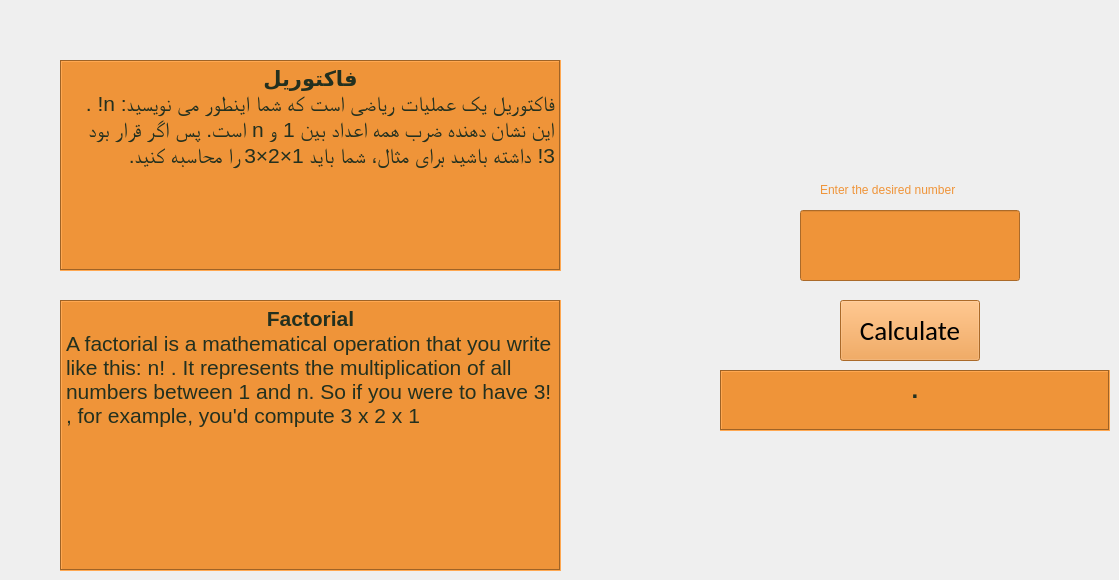
    <widget class="QWidget" name="factorial">
     <attribute name="title">
      <string>Factorial</string>
     </attribute>
     <widget class="QTextBrowser" name="factorial_fa">
      <property name="geometry">
       <rect>
        <x>60</x>
        <y>60</y>
        <width>501</width>
        <height>211</height>
       </rect>
      </property>
      <property name="styleSheet">
       <string notr="true">background-color:#ef9439;
color:#23301f;
font: 75 8pt &quot;0 Titr Bold&quot;;</string>
      </property>
      <property name="frameShape">
       <enum>QFrame::Box</enum>
      </property>
      <property name="html">
       <string>&lt;!DOCTYPE HTML PUBLIC &quot;-//W3C//DTD HTML 4.0//EN&quot; &quot;http://www.w3.org/TR/REC-html40/strict.dtd&quot;&gt;
&lt;html&gt;&lt;head&gt;&lt;meta name=&quot;qrichtext&quot; content=&quot;1&quot; /&gt;&lt;style type=&quot;text/css&quot;&gt;
p, li { white-space: pre-wrap; }
&lt;/style&gt;&lt;/head&gt;&lt;body style=&quot; font-family:'0 Titr Bold'; font-size:8pt; font-weight:72; font-style:normal;&quot;&gt;
&lt;p align=&quot;center&quot; dir='rtl' style=&quot; margin-top:0px; margin-bottom:0px; margin-left:0px; margin-right:0px; -qt-block-indent:0; text-indent:0px;&quot;&gt;&lt;span style=&quot; font-family:'B Bad'; font-size:16pt; font-weight:600;&quot;&gt;فاکتوریل&lt;/span&gt;&lt;/p&gt;
&lt;p align=&quot;right&quot; dir='rtl' style=&quot; margin-top:0px; margin-bottom:0px; margin-left:0px; margin-right:0px; -qt-block-indent:0; text-indent:0px;&quot;&gt;&lt;span style=&quot; font-family:'B Roya'; font-size:16pt;&quot;&gt;فاکتوریل یک عملیات ریاضی است که شما اینطور می نویسید: n! . این نشان دهنده ضرب همه اعداد بین 1 و n است. پس اگر قرار بود 3! داشته باشید برای مثال، شما باید 1×2×3 را محاسبه کنید.&lt;/span&gt;&lt;/p&gt;&lt;/body&gt;&lt;/html&gt;</string>
      </property>
     </widget>
     <widget class="QTextBrowser" name="factorial_out">
      <property name="geometry">
       <rect>
        <x>720</x>
        <y>370</y>
        <width>390</width>
        <height>61</height>
       </rect>
      </property>
      <property name="styleSheet">
       <string notr="true">font: 30pt &quot;Times New Roman&quot;;
background-color:#ef9439;
color:#23301f;
text-align: center;</string>
      </property>
      <property name="frameShape">
       <enum>QFrame::Box</enum>
      </property>
      <property name="html">
       <string>&lt;!DOCTYPE HTML PUBLIC &quot;-//W3C//DTD HTML 4.0//EN&quot; &quot;http://www.w3.org/TR/REC-html40/strict.dtd&quot;&gt;
&lt;html&gt;&lt;head&gt;&lt;meta name=&quot;qrichtext&quot; content=&quot;1&quot; /&gt;&lt;style type=&quot;text/css&quot;&gt;
p, li { white-space: pre-wrap; }
&lt;/style&gt;&lt;/head&gt;&lt;body style=&quot; font-family:'Times New Roman'; font-size:30pt; font-weight:400; font-style:normal;&quot;&gt;
&lt;p align=&quot;center&quot; style=&quot; margin-top:0px; margin-bottom:0px; margin-left:0px; margin-right:0px; -qt-block-indent:0; text-indent:0px;&quot;&gt;&lt;span style=&quot; font-family:'B Roya'; font-size:18pt; font-weight:600;&quot;&gt;.&lt;/span&gt;&lt;/p&gt;&lt;/body&gt;&lt;/html&gt;</string>
      </property>
     </widget>
     <widget class="QTextBrowser" name="factorial_en">
      <property name="geometry">
       <rect>
        <x>60</x>
        <y>300</y>
        <width>501</width>
        <height>271</height>
       </rect>
      </property>
      <property name="styleSheet">
       <string notr="true">background-color:#ef9439;
color:#23301f;
font: 22pt &quot;NPIParisa&quot;;

</string>
      </property>
      <property name="frameShape">
       <enum>QFrame::Box</enum>
      </property>
      <property name="html">
       <string>&lt;!DOCTYPE HTML PUBLIC &quot;-//W3C//DTD HTML 4.0//EN&quot; &quot;http://www.w3.org/TR/REC-html40/strict.dtd&quot;&gt;
&lt;html&gt;&lt;head&gt;&lt;meta name=&quot;qrichtext&quot; content=&quot;1&quot; /&gt;&lt;style type=&quot;text/css&quot;&gt;
p, li { white-space: pre-wrap; }
&lt;/style&gt;&lt;/head&gt;&lt;body style=&quot; font-family:'NPIParisa'; font-size:22pt; font-weight:400; font-style:normal;&quot;&gt;
&lt;p align=&quot;center&quot; style=&quot; margin-top:0px; margin-bottom:0px; margin-left:0px; margin-right:0px; -qt-block-indent:0; text-indent:0px;&quot;&gt;&lt;span style=&quot; font-family:'MS Shell Dlg 2'; font-size:16pt; font-weight:600;&quot;&gt;Factorial&lt;/span&gt;&lt;/p&gt;
&lt;p style=&quot; margin-top:0px; margin-bottom:0px; margin-left:0px; margin-right:0px; -qt-block-indent:0; text-indent:0px;&quot;&gt;&lt;span style=&quot; font-family:'MS Shell Dlg 2'; font-size:16pt; font-weight:72;&quot;&gt;A factorial is a mathematical operation that you write like this: n! . It represents the multiplication of all numbers between 1 and n. So if you were to have 3! , for example, you'd compute 3 x 2 x 1&lt;/span&gt;&lt;/p&gt;&lt;/body&gt;&lt;/html&gt;</string>
      </property>
     </widget>
     <widget class="QLineEdit" name="factorial_input">
      <property name="geometry">
       <rect>
        <x>800</x>
        <y>210</y>
        <width>220</width>
        <height>71</height>
       </rect>
      </property>
      <property name="styleSheet">
       <string notr="true">font: 20pt &quot;Times New Roman&quot;;
background-color:#ef9439;
color:#23301f;
text-align: center;</string>
      </property>
      <property name="alignment">
       <set>Qt::AlignCenter</set>
      </property>
      <property name="clearButtonEnabled">
       <bool>true</bool>
      </property>
     </widget>
     <widget class="QLabel" name="factorial_label_2">
      <property name="geometry">
       <rect>
        <x>820</x>
        <y>170</y>
        <width>210</width>
        <height>40</height>
       </rect>
      </property>
      <property name="styleSheet">
       <string notr="true">color:#ef9439;
font: 13pt &quot;Calibri&quot;;</string>
      </property>
      <property name="text">
       <string>Enter the desired number</string>
      </property>
     </widget>
     <widget class="QPushButton" name="factorial_button">
      <property name="geometry">
       <rect>
        <x>840</x>
        <y>300</y>
        <width>140</width>
        <height>61</height>
       </rect>
      </property>
      <property name="font">
       <font>
        <family>Calibri</family>
        <pointsize>20</pointsize>
        <weight>50</weight>
        <italic>false</italic>
        <bold>false</bold>
        <kerning>true</kerning>
       </font>
      </property>
      <property name="cursor">
       <cursorShape>PointingHandCursor</cursorShape>
      </property>
      <property name="styleSheet">
       <string notr="true">background-color:#ef9439;
font:  20pt &quot;Calibri&quot;;
</string>
      </property>
      <property name="text">
       <string>Calculate</string>
      </property>
     </widget>
    </widget>
